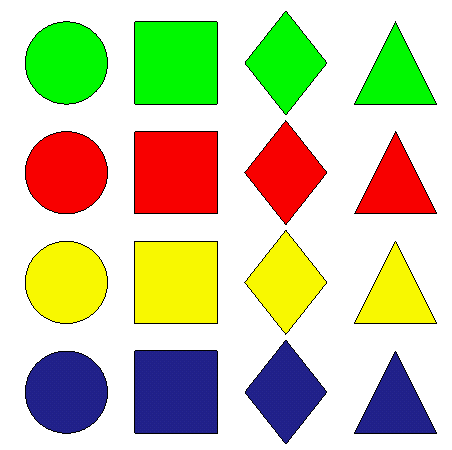
#> input picture HoughCircle/images/shapes.png, 452 x 450 px, found by its file name
$ python Hough_circles.py
#> lines starting #> are read from the running program, lines starting #| are printed output that depends on the picture; after the words box and inside, x2 and y2 are one past the last pixel; in counts of white or black regions, pixels touching at a corner belong together
# -*- coding: utf-8 -*-
"""
Created on Fri May 27 00:07:17 2022

@author: Dell
"""

import numpy as np
import cv2
import matplotlib.pyplot as plt
def Hough_Circle(img):
    gray=cv2.cvtColor(img,cv2.COLOR_BGR2GRAY) #convert to gray
    gray = cv2.medianBlur(gray,9) #smoothing, if not applied or reducedthere is more false circles

    circles = cv2.HoughCircles(gray,cv2.HOUGH_GRADIENT,1,105,
                                param1=50,param2=34,minRadius=0,maxRadius=0)
    detected_circles = np.uint16(np.around(circles)) #cast to int after rounding to nearest int 1.6>>1.>>1
    return detected_circles

img1=cv2.imread("shapes.png")
#> img1 is the input picture: shape (450, 452, 3); mean B, G, R 166.1, 203.3, 203.1
output1=img1.copy()

img2=cv2.imread("circles.jpg")
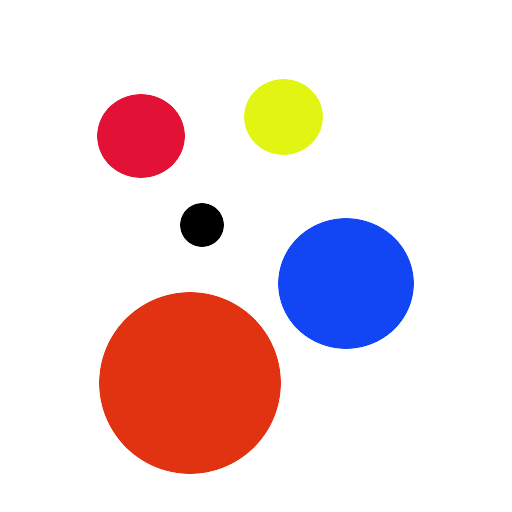
#> input picture HoughCircle/images/circles.jpg, 512 x 512 px, found by its file name
#> img2 is the input picture: shape (512, 512, 3); mean B, G, R 220.8, 218.1, 236.8
output2=img2.copy()

detected_circles1=Hough_Circle(img1)
#> in Hough_Circle, `gray=cv2.cvtColor(img,cv2.COLOR_BGR2GRAY)`:
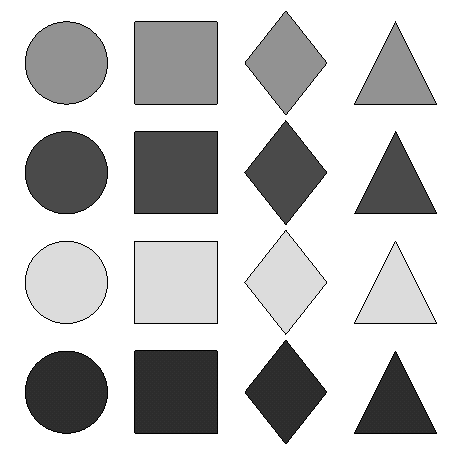
#> gray: shape (450, 452); min 0, max 255, mean 199.1
#> in Hough_Circle, `gray = cv2.medianBlur(gray,9)`:
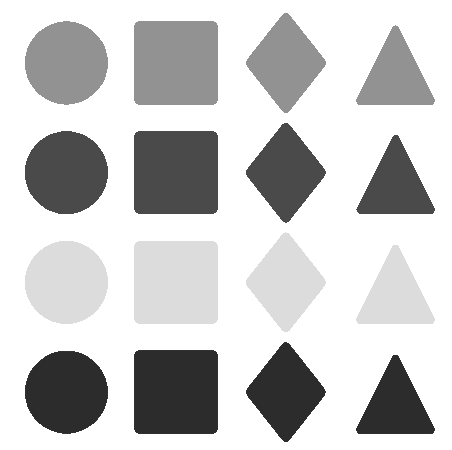
#> gray: shape (450, 452); min 44, max 255, mean 201.7
#> in Hough_Circle, `circles = cv2.HoughCircles(gray,cv2.HOUGH_GRADIENT,1,105, param1=50,pa..`: circles = [[66.5, 281.5, 41.4], [174.5, 282.5, 42.2]]
#> in Hough_Circle, `detected_circles = np.uint16(np.around(circles))`: detected_circles = [[66, 282, 41], [174, 282, 42]]
#> detected_circles1 = [[66, 282, 41], [174, 282, 42]]
detected_circles2=Hough_Circle(img2)
#> in Hough_Circle (call 2), `gray=cv2.cvtColor(img,cv2.COLOR_BGR2GRAY)`:
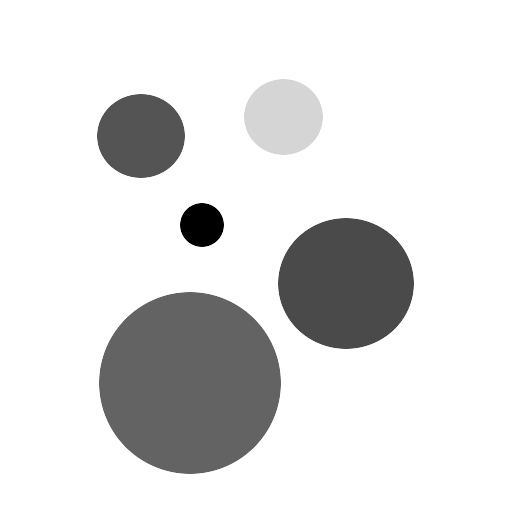
#> gray: shape (512, 512); min 0, max 255, mean 224
#> in Hough_Circle (call 2), `circles = cv2.HoughCircles(gray,cv2.HOUGH_GRADIENT,1,105, param1=50,pa..`: circles = [[189.5, 381.5, 90.7], [201.5, 224.5, 21.6], [345.5, 279.5, 69.1], [283.5, 116.5, 38.4], [138.5, 135.5, 41.2]]
#> in Hough_Circle (call 2), `detected_circles = np.uint16(np.around(circles))`: detected_circles = [[190, 382, 91], [202, 224, 22], [346, 280, 69], [284, 116, 38], [138, 136, 41]]
#> detected_circles2 has the same summary as detected_circles in Hough_Circle

for (x,y,r) in detected_circles1[0,:]:
    cv2.circle(output1,(x,y),r,(253,7,155),3) #draw line around detected circles ,3>>thickness
    cv2.circle(output1,(x,y),1,(253,7,155),3) #draw center as dot
#> this loop made 2 passes
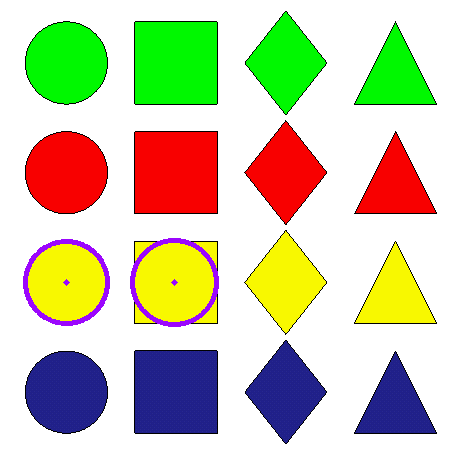
#> output1: shape (450, 452, 3); 1.3% of pixels changed, all inside (x1, y1, x2, y2) = (23, 238, 219, 327)

for (x,y,r) in detected_circles2[0,:]:
    cv2.circle(output2,(x,y),r,(253,7,155),3) #draw line around detected circles ,3>>thickness
    cv2.circle(output2,(x,y),1,(253,7,155),3) #draw center as dot
#> this loop made 5 passes
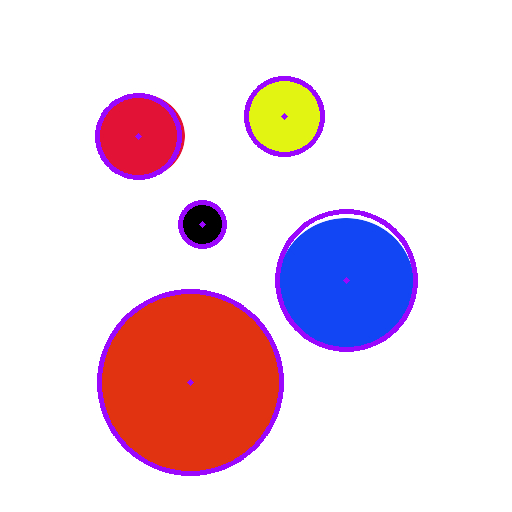
#> output2: shape (512, 512, 3); 3.17% of pixels changed, all inside (x1, y1, x2, y2) = (95, 76, 418, 476)

fig,axs=plt.subplots(1,2,figsize=(12,5))
axs[0].imshow(output1)
axs[1].imshow(output2)
#> figure, not shown here; B, G, R data is drawn as R, G, B
